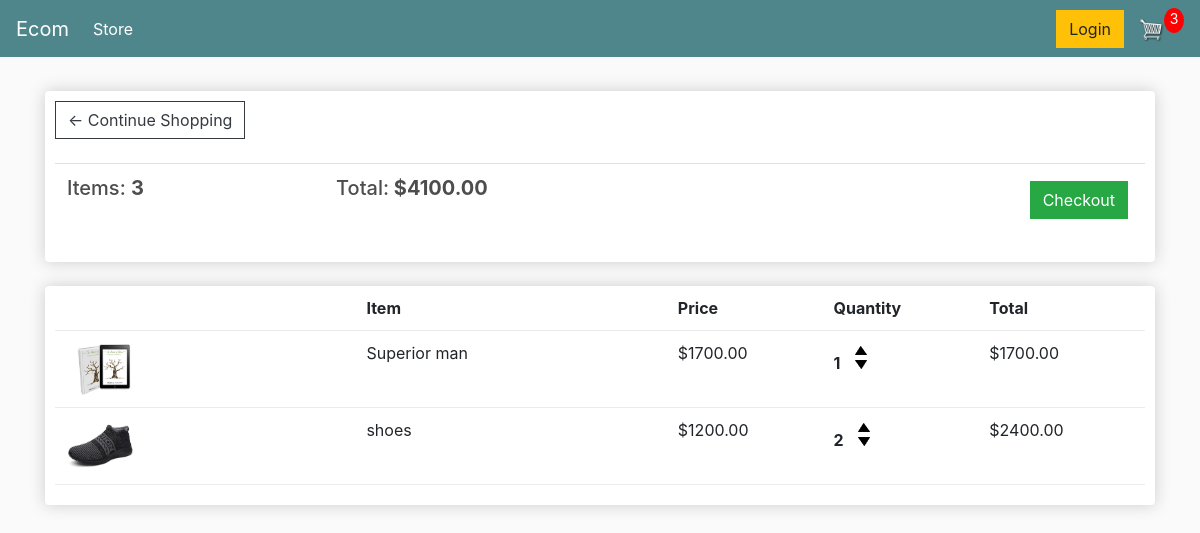
The page /cart/ (signed in) on the database as committed earlier.
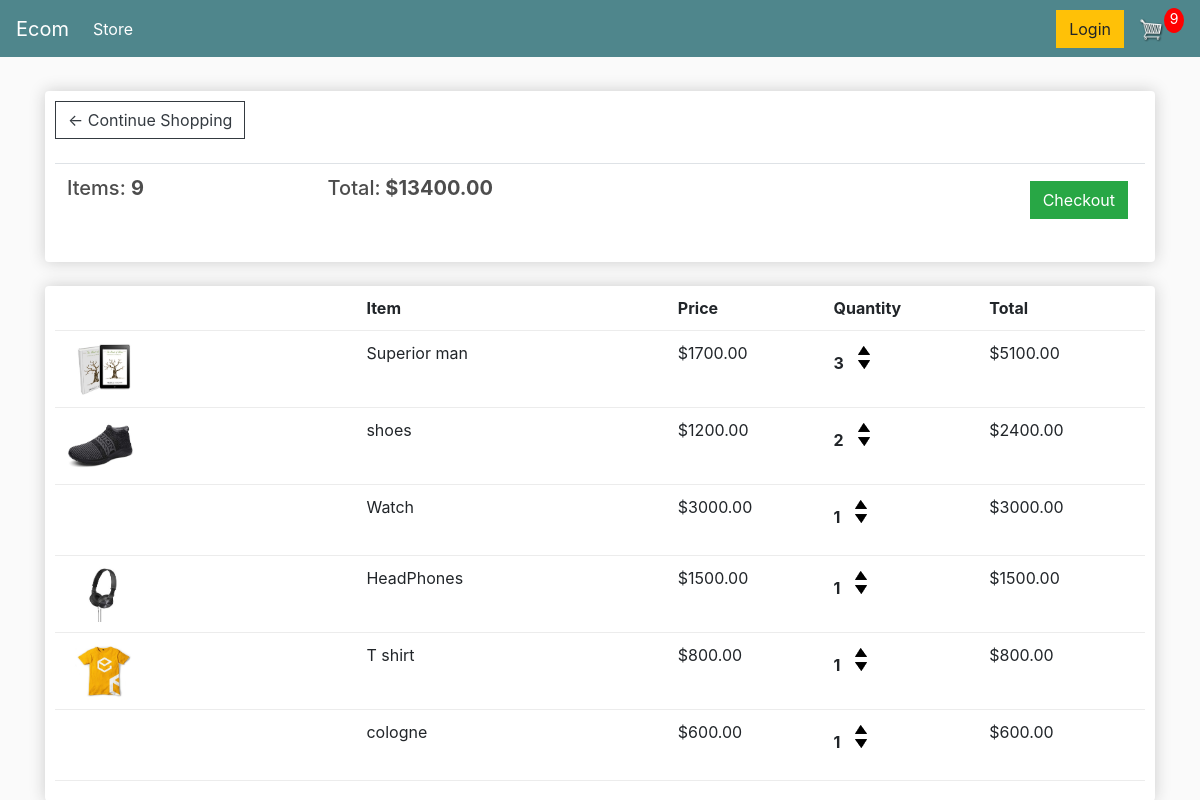
The same page on the database as committed later.
### store/models.py (models this page shows, shortened)
class Order( models.Model ):
    customer = models.ForeignKey( Customer, on_delete=models.SET_NULL, null=True, blank=True )
    date_ordered = models.DateTimeField( auto_now_add=True )
    complete = models.BooleanField( default=False )
    transaction_id = models.CharField( max_length=100, null=True )
    @property
    def get_cart_total(self):
        orderitems = self.orderitem_set.all()
        total = sum( [item.get_total for item in orderitems] )
        return total
    @property
    def get_cart_items(self):
        orderitems = self.orderitem_set.all()
        total = sum( [item.quantity for item in orderitems] )
        return total

class OrderItem( models.Model ):
    product = models.ForeignKey( Product, on_delete=models.SET_NULL, null=True )
    order = models.ForeignKey( Order, on_delete=models.SET_NULL, null=True )
    quantity = models.IntegerField( default=0, null=True, blank=True )
    date_added = models.DateTimeField( auto_now_add=True )
    @property
    def get_total(self):
        total = self.product.price * self.quantity
        return total

class Product( models.Model ):
    name = models.CharField( max_length=200 )
    price = models.FloatField()
    digital = models.BooleanField( default=False, null=True, blank=True )
    image = models.ImageField( null=True, blank=True )
    @property
    def imageURL(self):
        try:
            url = self.image.url
        except:
            url = ''
        return url

### store/views.py (the view)
# urls.py: path('cart/', views.cart, name="cart"),
def cart(request):
    data = cartData( request )
    cartItems = data['cartItems']
    order = data['order']
    items = data['items']
    context = {'items': items, 'order': order, 'cartItems': cartItems}
    return render( request, 'store/cart.html', context )

### store/utils.py (called while the page is built)
def cartData(request):
    if request.user.is_authenticated:
        customer = request.user.customer
        order, created = Order.objects.get_or_create( customer=customer, complete=False )
        items = order.orderitem_set.all()
        cartItems = order.get_cart_items
    else:
        cookieData = cookieCart( request )
        cartItems = cookieData['cartItems']
        order = cookieData['order']
        items = cookieData['items']
    return {'cartItems': cartItems, 'order': order, 'items': items}

### store/templates/store/cart.html
{% extends 'store/main.html' %}
{% load static %}
{% block content %}
	<div class="row">
		<div class="col-lg-12">
			<div class="box-element">
				<a  class="btn btn-outline-dark" href="{% url 'store' %}">&#x2190; Continue Shopping</a>
				<br>
				<br>
				<table class="table">
					<tr>
						<th><h5>Items: <strong>{{order.get_cart_items}}</strong></h5></th>
						<th><h5>Total:<strong> ${{order.get_cart_total|floatformat:2}}</strong></h5></th>
						<th>
							<a  style="float:right; margin:5px;" class="btn btn-success" href="{% url 'checkout' %}">Checkout</a>
						</th>
					</tr>
				</table>
			</div>
			<br>
			<div class="box-element">
				<div class="cart-row">
					<div style="flex:2"></div>
					<div style="flex:2"><strong>Item</strong></div>
					<div style="flex:1"><strong>Price</strong></div>
					<div style="flex:1"><strong>Quantity</strong></div>
					<div style="flex:1"><strong>Total</strong></div>
				</div>
				{% for item in items %}
				<div class="cart-row">
					<div style="flex:2"><img class="row-image" src="{{item.product.imageURL}}"></div>
					<div style="flex:2"><p>{{item.product.name}}</p></div>
					<div style="flex:1"><p>${{item.product.price|floatformat:2}}</p></div>
					<div style="flex:1">
						<p class="quantity">{{item.quantity}}</p>
						<div class="quantity">
							<img data-product="{{item.product.id}}" data-action="add" class="chg-quantity update-cart" src="{% static  'images/arrow-up.png' %}">
							<img data-product="{{item.product.id}}" data-action="remove" class="chg-quantity update-cart" src="{% static  'images/arrow-down.png' %}">
						</div>
					</div>
					<div style="flex:1"><p>${{item.get_total|floatformat:2}}</p></div>
				</div>
				{% endfor %}
			</div>
		</div>
	</div>
{% endblock content %}

### store/templates/store/main.html (shortened to what this page needs)
<!DOCTYPE html>
{% load static %}
<html>
<head>
	<link rel="stylesheet" href="https://stackpath.bootstrapcdn.com/bootstrap/4.4.1/css/bootstrap.min.css">
	<link rel="stylesheet" type="text/css" href="{% static 'css/main.css' %}">
</head>
<body>
	<nav class="navbar navbar-expand-lg navbar-dark bg-dark">
	  <a class="navbar-brand" href="{% url 'store' %}">Ecom</a>
	  <div class="collapse navbar-collapse" id="navbarSupportedContent">
	    <ul class="navbar-nav mr-auto">
	      <li class="nav-item active">
	        <a class="nav-link" href="{% url 'store' %}">Store <span class="sr-only">(current)</span></a>
	      </li>
	    </ul>
	    <div class="form-inline my-2 my-lg-0">
	     	<a href="#"class="btn btn-warning">Login</a>
	     	<a href="{% url 'cart' %}">
	    		<img  id="cart-icon" src="{% static 'images/cart.png' %}">
	    	</a>
	    	<p id="cart-total">{{cartItems}}</p>
	    </div>
	  </div>
	</nav>
     <div class="container">
            <br>
            {% block content %}
            {% endblock content %}
         </div>
</body>
</html

### static/css/main.css (style rules this page uses)
body { background-color: hsl(0, 0%, 98%); }
h1,h2,h3,h4,h5,h6 { color:hsl(0, 0%, 30%); }
.box-element { box-shadow:hsl(0, 0%, 80%) 0 0 16px; background-color: #fff; border-radius: 4px; padding: 10px; }
.bg-dark { background-color: #4f868c!important; }
#cart-icon { width:25px; display: inline-block; margin-left: 15px; }
#cart-total { display: block; text-align: center; color:#fff; background-color: red; width: 20px; height: 25px; border-radius: 50%; font-size: 14px; }
.col-lg-4, .col-lg-6, .col-lg-8, .col-lg-12 { margin-top: 10px; }
.btn { border-radius: 0; }
.row-image { width: 100px; }
.cart-row { display: flex; align-items: flex-stretch; padding-bottom: 10px; margin-bottom: 10px; border-bottom: 1px solid #ececec; }
.quantity { display: inline-block; font-weight: 700; padding-right:10px; }
.chg-quantity { width: 12px; cursor: pointer; display: block; margin-top: 5px; transition:.1s; }

Rows that differ between the two databases and show on the page:
changed through a linked row, Order: get_cart_items "3" → "9"; get_cart_total "4100.00" → "13400.00"
changed OrderItem "Superior man": quantity "1" → "3"; get_total "1700.00" → "5100.00"
added OrderItem: product.name "Watch", product.price "3000.00", quantity "1", get_total "3000.00"
added OrderItem: product.imageURL (picture), product.name "HeadPhones", product.price "1500.00", quantity "1", get_total "1500.00"
added OrderItem: product.imageURL (picture), product.name "T shirt", product.price "800.00", quantity "1", get_total "800.00"
added OrderItem: product.name "cologne", product.price "600.00", quantity "1", get_total "600.00"
Other text that changed with them:
{{ cartItems }}: "3" → "9"
